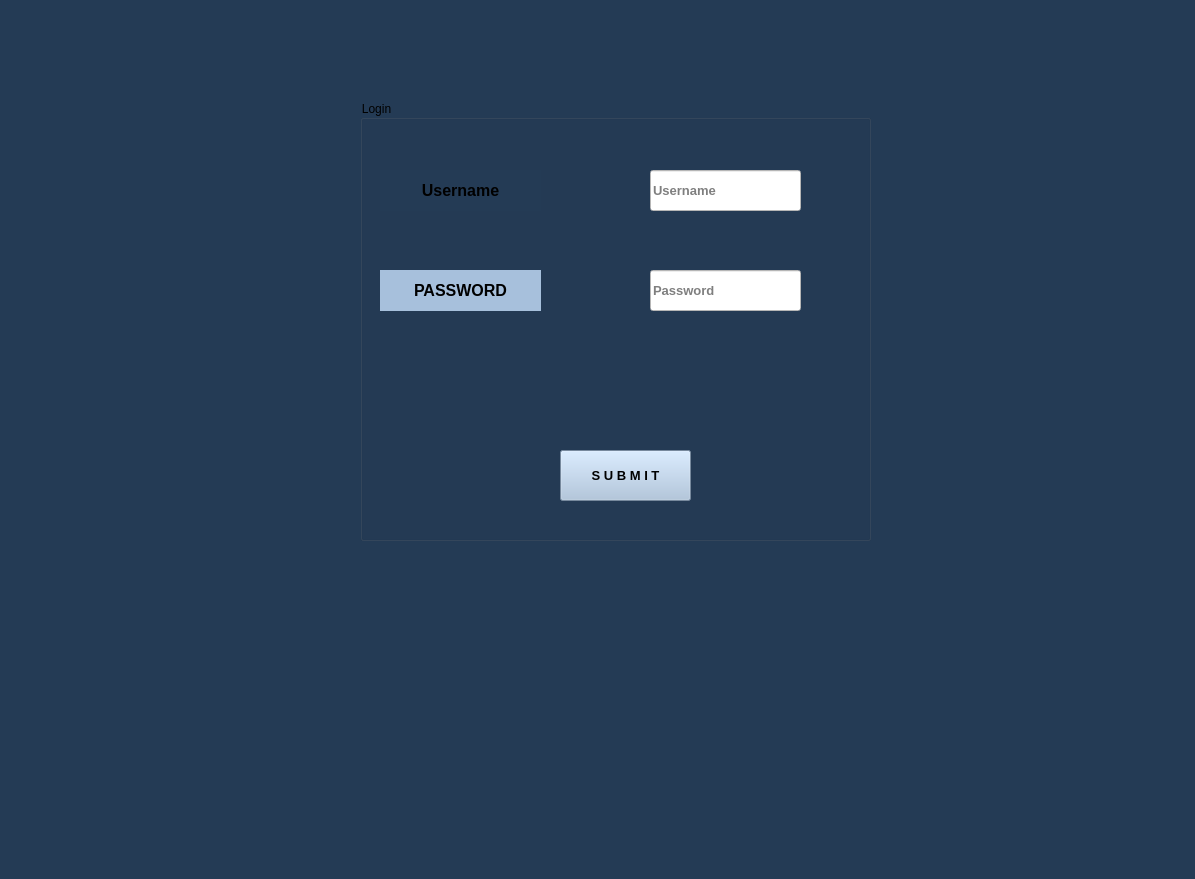
<?xml version="1.0" encoding="UTF-8"?>
<ui version="4.0">
 <class>MainWindow</class>
 <widget class="QMainWindow" name="MainWindow">
  <property name="geometry">
   <rect>
    <x>0</x>
    <y>0</y>
    <width>1195</width>
    <height>879</height>
   </rect>
  </property>
  <property name="font">
   <font>
    <pointsize>10</pointsize>
   </font>
  </property>
  <property name="windowTitle">
   <string>MainWindow</string>
  </property>
  <property name="styleSheet">
   <string notr="true">background-color: rgb(36, 59, 85);</string>
  </property>
  <widget class="QWidget" name="centralwidget">
   <widget class="QGroupBox" name="groupBox_2">
    <property name="geometry">
     <rect>
      <x>360</x>
      <y>100</y>
      <width>511</width>
      <height>441</height>
     </rect>
    </property>
    <property name="title">
     <string>Login</string>
    </property>
    <widget class="QLabel" name="label_3">
     <property name="geometry">
      <rect>
       <x>20</x>
       <y>170</y>
       <width>161</width>
       <height>41</height>
      </rect>
     </property>
     <property name="font">
      <font>
       <pointsize>12</pointsize>
       <weight>75</weight>
       <bold>true</bold>
      </font>
     </property>
     <property name="styleSheet">
      <string notr="true">background-color: rgb(167, 192, 220);</string>
     </property>
     <property name="text">
      <string>&lt;html&gt;&lt;head/&gt;&lt;body&gt;&lt;p align=&quot;center&quot;&gt;PASSWORD&lt;/p&gt;&lt;/body&gt;&lt;/html&gt;</string>
     </property>
    </widget>
    <widget class="QLabel" name="label_4">
     <property name="geometry">
      <rect>
       <x>20</x>
       <y>70</y>
       <width>161</width>
       <height>41</height>
      </rect>
     </property>
     <property name="font">
      <font>
       <pointsize>12</pointsize>
       <weight>75</weight>
       <bold>true</bold>
      </font>
     </property>
     <property name="styleSheet">
     </property>
     <property name="text">
      <string>&lt;html&gt;&lt;head/&gt;&lt;body&gt;&lt;p align=&quot;center&quot;&gt;Username&lt;/p&gt;&lt;/body&gt;&lt;/html&gt;</string>
     </property>
    </widget>
    <widget class="QLineEdit" name="LE1">
     <property name="geometry">
      <rect>
       <x>290</x>
       <y>70</y>
       <width>151</width>
       <height>41</height>
      </rect>
     </property>
     <property name="font">
      <font>
       <pointsize>10</pointsize>
       <weight>75</weight>
       <bold>true</bold>
      </font>
     </property>
     <property name="styleSheet">
      <string notr="true">background-color: rgb(255, 255, 255);</string>
     </property>
     <property name="placeholderText">
      <string>Username</string>
     </property>
    </widget>
    <widget class="QLineEdit" name="LE2">
     <property name="geometry">
      <rect>
       <x>290</x>
       <y>170</y>
       <width>151</width>
       <height>41</height>
      </rect>
     </property>
     <property name="font">
      <font>
       <pointsize>10</pointsize>
       <weight>75</weight>
       <bold>true</bold>
      </font>
     </property>
     <property name="styleSheet">
      <string notr="true">background-color: rgb(255, 255, 255);</string>
     </property>
     <property name="placeholderText">
      <string>Password</string>
     </property>
    </widget>
    <widget class="QPushButton" name="OK">
     <property name="geometry">
      <rect>
       <x>200</x>
       <y>350</y>
       <width>131</width>
       <height>51</height>
      </rect>
     </property>
     <property name="font">
      <font>
       <pointsize>10</pointsize>
       <weight>75</weight>
       <bold>true</bold>
      </font>
     </property>
     <property name="styleSheet">
      <string notr="true">background-color: rgb(167, 192, 220);</string>
     </property>
     <property name="text">
      <string>S U B M I T</string>
     </property>
    </widget>
   </widget>
  </widget>
  <widget class="QMenuBar" name="menubar">
   <property name="geometry">
    <rect>
     <x>0</x>
     <y>0</y>
     <width>1195</width>
     <height>26</height>
    </rect>
   </property>
  </widget>
  <widget class="QStatusBar" name="statusbar"/>
 </widget>
 <resources/>
 <connections/>
</ui>
